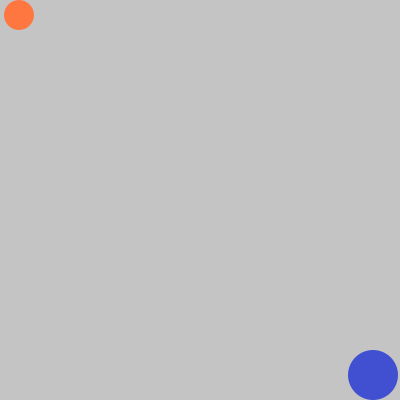
Frame 1 (no input)
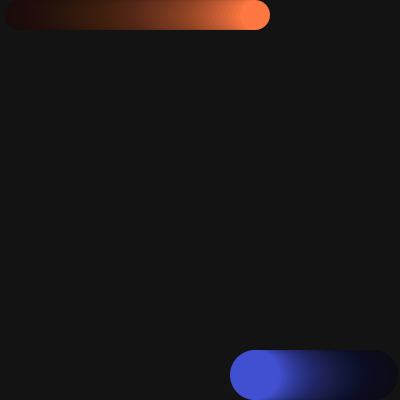
Frame 60 (the mouse pressed at the canvas centre just before this capture)
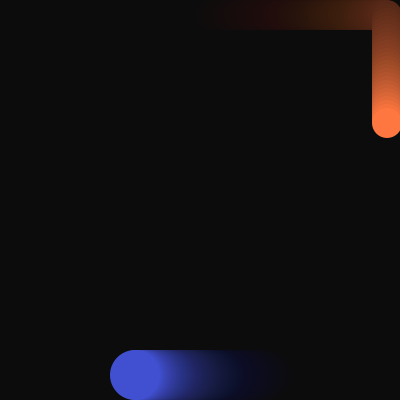
Frame 120 (the mouse held since frame 60 and released just before this capture)

The Processing sketch that drew these frames (run headless with seeded random() and noise(); from frame 60 on, the mouse is pressed at the canvas centre):

// Processing sketch: processing_131274
// ── processing_131274.pde

//copyright Irene Joung 2014
//51-257: hw#5

float x,y,diam,speed; //orange ellipse
float a,b,diam2,speed2; //blue ellipse
color colorA, colorB;

void setup()
{
  size(400,400);
  x=0;
  y=0;
  a=350;
  b=350;
  diam=30;
  diam2=50;
  speed=4;
  speed2=2;
  colorA=color(255,119,64);
  colorB=color(65,80,209);
}

void draw()
{
  prepareWindow();
  moveFigure();
  drawFigure();
}

void prepareWindow()
{
  fill(0,10);
  noStroke();
  rect(0,0,width,height);
}

void drawFigure()
{
  ellipseMode(CORNER);
  figure(x,y,diam);
  figure(a,b,diam2,colorB);
}

//orange ellipse
void figure(float x,float y,float diam)
{
  noStroke();
  fill(colorA);
  ellipse(x,y,diam,diam);
}

//blue ellipse
void figure(float a, float b,float diam2, color colorB)
{
  noStroke();
  fill(colorB);
  ellipse(a,b,diam2,diam2);
}

void moveFigure()
{
  //move orange ellipse
  if ((x < width-diam) && (y == height-height))//top edge
  {
    x += speed;
  }
  else if ((x >= width-diam) && (y <= height-diam))//right edge
  {
    y += speed;
  }
    else if ((x > width-width) && (y >= height-diam))//bottom edge
  {
    x -= speed;
  }
  else if ((x <= diam) && (y > height-height))//left edge
  {
    y -= speed;
  }
  
  //move blue ellipse
  if ((a > width-width) && (b >= height-diam2))//bottom edge
  {
    a -= speed2;
  }
  else if ((a <= width-width) && (b > height-height))//left edge
  {
    b -= speed2;
  }
  else if ((a <= width-diam2) && (b <= height-height))//top edge
  {
    a += speed2;
  }
  else if ((a >= width-diam2) && (b <= height-diam2))//right edge
  {
    b += speed2;
  }
}
